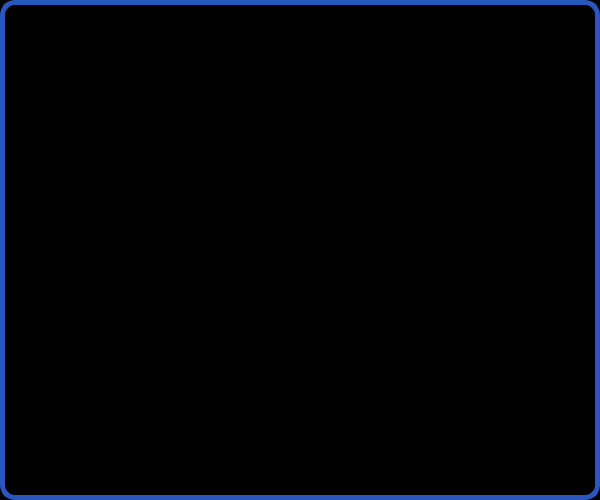
<?xml version="1.0" encoding="UTF-8"?>
<ui version="4.0">
 <class>ButtonDialog</class>
 <widget class="QDialog" name="ButtonDialog">
  <property name="geometry">
   <rect>
    <x>0</x>
    <y>0</y>
    <width>600</width>
    <height>500</height>
   </rect>
  </property>
  <property name="minimumSize">
   <size>
    <width>600</width>
    <height>500</height>
   </size>
  </property>
  <property name="maximumSize">
   <size>
    <width>600</width>
    <height>500</height>
   </size>
  </property>
  <property name="windowTitle">
   <string>Dialog</string>
  </property>
  <property name="styleSheet">
   <string notr="true">
border:5px solid rgb(44,86,191);
    border-top-left-radius:15px;
    border-top-right-radius:15px;
    border-bottom-left-radius:15px;
    border-bottom-right-radius:15px;
font: 25pt &quot;Microsoft YaHei UI&quot;;
color:rgb(44, 89, 191);
background-color:rgb(0,0,0)
</string>
  </property>
  <widget class="QPushButton" name="btn1">
   <property name="geometry">
    <rect>
     <x>210</x>
     <y>130</y>
     <width>200</width>
     <height>60</height>
    </rect>
   </property>
   <property name="minimumSize">
    <size>
     <width>200</width>
     <height>60</height>
    </size>
   </property>
   <property name="maximumSize">
    <size>
     <width>200</width>
     <height>60</height>
    </size>
   </property>
   <property name="styleSheet">
    <string notr="true">QPushButton{

background-image:url(:/按键_选项1.png);
border:none;
font: 75 14pt &quot;Microsoft YaHei UI&quot;;
	color: rgb(255, 255, 255);
}
QPushButton:pressed{
background-image: url(:/按键_选项1_按下.png);
border:none;
font: 75 14pt &quot;Microsoft YaHei UI&quot;;
color:rgb(255, 255, 255);
}</string>
   </property>
   <property name="text">
    <string/>
   </property>
  </widget>
  <widget class="QPushButton" name="btn2">
   <property name="geometry">
    <rect>
     <x>210</x>
     <y>250</y>
     <width>200</width>
     <height>60</height>
    </rect>
   </property>
   <property name="minimumSize">
    <size>
     <width>200</width>
     <height>60</height>
    </size>
   </property>
   <property name="maximumSize">
    <size>
     <width>200</width>
     <height>60</height>
    </size>
   </property>
   <property name="styleSheet">
    <string notr="true">QPushButton{

background-image:url(:/按键_选项1.png);
border:none;
font: 75 14pt &quot;Microsoft YaHei UI&quot;;
	color: rgb(255, 255, 255);
}
QPushButton:pressed{
background-image: url(:/按键_选项1_按下.png);
border:none;
font: 75 14pt &quot;Microsoft YaHei UI&quot;;
color:rgb(255, 255, 255);
}</string>
   </property>
   <property name="text">
    <string/>
   </property>
  </widget>
 </widget>
 <resources/>
 <connections/>
</ui>
